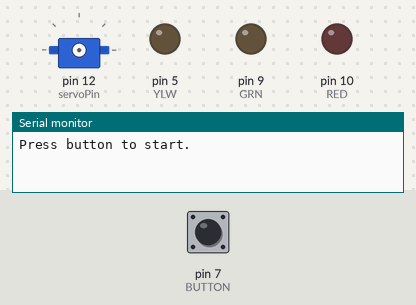
The sketch below on a simulated Arduino Uno, built with avr-gcc and run on an emulated ATmega328P. Parts: servo, output pins drawn as LEDs (lit = HIGH), the last lines printed to the serial monitor. Wiring (inferred from the names in the program): servo: signal pin 12. Inputs (shaded band) come from the test bench; at power-on: pin 7 (BUTTON) HIGH. Servo pulses on a pin are drawn as a servo (544–2400 µs = 0–180°); pins used as bus, display or sensor lines are not drawn.

Above: at 0.3 s.
At 1.65 s:
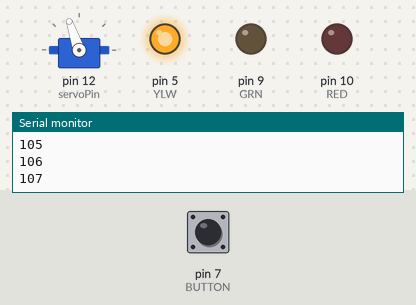
At 3.05 s:
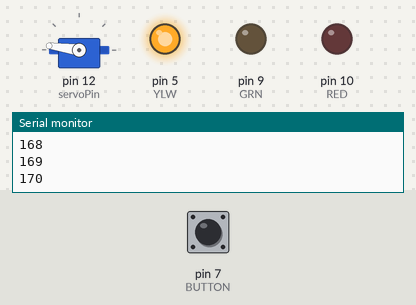
At 5.8 s:
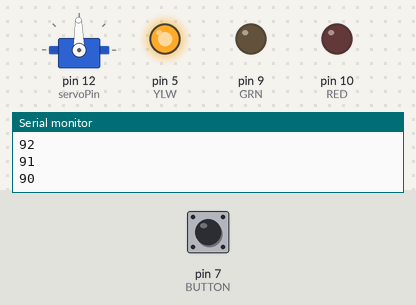
At 8.55 s:
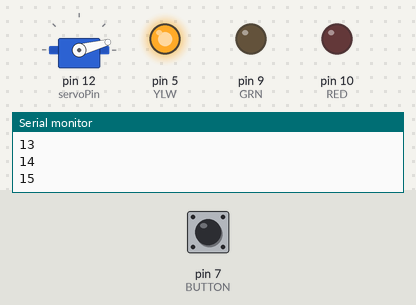
At 11.35 s:
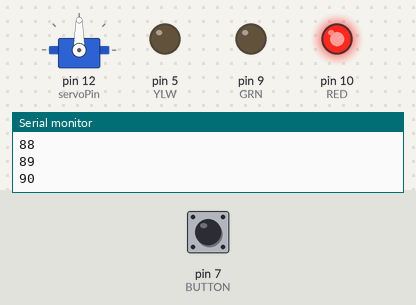
Timing chart, 0 to 14.7 s (numbered marks = the images above):
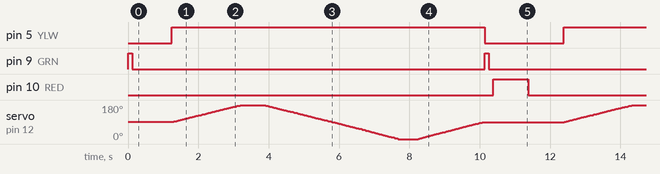

Measured:
- by itself, pin 5 (YLW): alternates HIGH for 8.9 s and LOW for 2.3 s
- by itself, pin 9 (GRN): alternates HIGH for 0.13 s and LOW for 11.0 s
- by itself, pin 10 (RED): alternates HIGH for 1.0 s and LOW for 10.1 s

The sketch:

Group30Lab2GoodServo.ino
```cpp
/*******************************************************
  Group30Lab2GoodServo
  B. Cabral, E. Vargas, 25/02/2026

  - Bugs fixed
  - when working, servo sweeps to 180, then 0, and stops at 90 deg
  - yellow LED on when running, green LED flashing when ready
  - recommend start with servo at 90 deg (point straight ahead)

*******************************************************/

// Pin Assignments
int RED = 10;           //red LED Pin
int GRN = 9;           //yellow LED Pin
int YLW = 5;           //green LED Pin
int BUTTON = 7;        //pushbutton
int servoPin = 12;    //servo connected to digital pin 12
int pulseWidth;       //servoPulse function variable

int myAngle = 0;      // Desired angle of servo

// Set-up Routine
void setup() {

// set stat of pins
  pinMode(YLW, OUTPUT);
  pinMode(RED, OUTPUT);
  pinMode(BUTTON, INPUT);
  pinMode(servoPin, OUTPUT);
  pinMode(GRN, OUTPUT);

// set up serial
   Serial.begin(9600);
   Serial.println("Press button to start.");

// wait for button press
do{
       digitalWrite(GRN, HIGH);
       delay(125);
       digitalWrite(GRN, LOW);
       delay(125);
    }while(digitalRead(BUTTON) == LOW);
}

// Main Routine
void loop(){
     delay(1000);
     Serial.println("Servo sweeping.");
     turnOnLED(YLW);     // yellow indicates running

 // first sweep, starts at 90 deg and rotates to 180 deg
     for (myAngle=90; myAngle<=180; myAngle++)
     {
      servoPulse(servoPin, myAngle);
      delay(20);
      Serial.println(myAngle);
     }
     delay(500);

// second sweep, starts at 180 deg and rotates to 0 deg
    for (myAngle=180; myAngle>=0; myAngle--)
    {
     servoPulse(servoPin, myAngle);
     delay(20);
     Serial.println(myAngle);
    }
     delay(500);

// third sweep, starts at 0 deg and rotates to 90 deg
    for (myAngle=0; myAngle<=90; myAngle++)
    {
     servoPulse(servoPin, myAngle);
     delay(20);
     Serial.println(myAngle);
    }
    // Sets yellow LED to be off
    digitalWrite(YLW, LOW);
    // Waits for button press
    do{
       digitalWrite(GRN, HIGH);
       delay(125);
       digitalWrite(GRN, LOW);
       delay(125);
    }while(digitalRead(BUTTON) == LOW);

    turnOnLED(RED);         // red indicates end of a cycle
    delay(1000);            // pause before repeating cycle

    digitalWrite(RED,LOW);
    Serial.println(" ");   // generate a line feed
}


//**************** FUNCTIONS (subroutines) *************

void servoPulse(int servoPin, int myAngle)
{
  pulseWidth = map(myAngle,0,180,500,2500);  // default values 550 and 2200
  digitalWrite(servoPin, HIGH);  //set servo high
  delayMicroseconds(pulseWidth);  //microsecond pause
  digitalWrite(servoPin, LOW);  //set servo low
}

void turnOnLED(int COLOUR)
{
  digitalWrite(GRN, LOW);
  digitalWrite(YLW, LOW);
  digitalWrite(RED, LOW);
  digitalWrite(COLOUR, HIGH);
}
```
